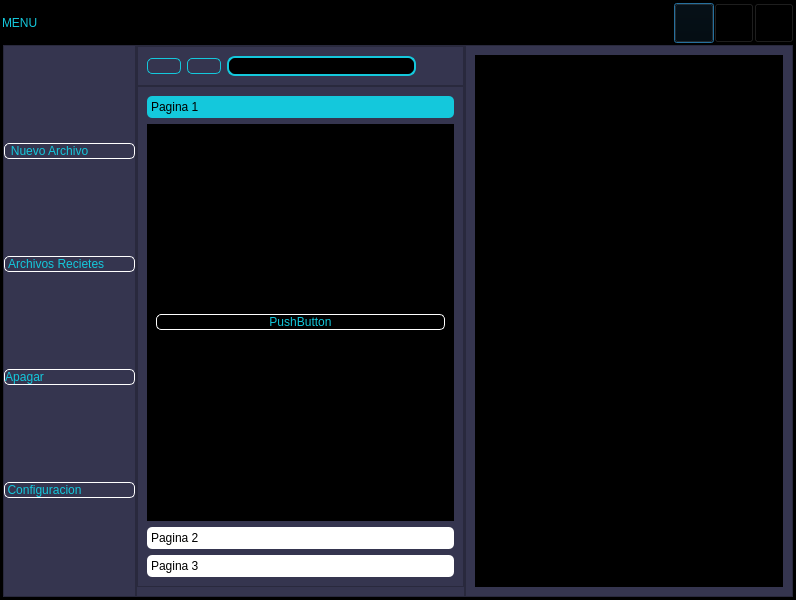
<?xml version="1.0" encoding="UTF-8"?>
<ui version="4.0">
 <class>Dialog</class>
 <widget class="QDialog" name="Dialog">
  <property name="geometry">
   <rect>
    <x>0</x>
    <y>0</y>
    <width>796</width>
    <height>600</height>
   </rect>
  </property>
  <property name="windowTitle">
   <string>Dialog</string>
  </property>
  <property name="layoutDirection">
   <enum>Qt::LeftToRight</enum>
  </property>
  <property name="styleSheet">
   <string notr="true">background-color: rgb(0, 0, 0);</string>
  </property>
  <layout class="QVBoxLayout" name="verticalLayout">
   <property name="spacing">
    <number>0</number>
   </property>
   <property name="leftMargin">
    <number>0</number>
   </property>
   <property name="topMargin">
    <number>0</number>
   </property>
   <property name="rightMargin">
    <number>0</number>
   </property>
   <property name="bottomMargin">
    <number>0</number>
   </property>
   <item>
    <widget class="QFrame" name="frame">
     <property name="frameShape">
      <enum>QFrame::StyledPanel</enum>
     </property>
     <property name="frameShadow">
      <enum>QFrame::Raised</enum>
     </property>
     <layout class="QVBoxLayout" name="verticalLayout_2" stretch="0,0">
      <property name="spacing">
       <number>0</number>
      </property>
      <property name="leftMargin">
       <number>0</number>
      </property>
      <property name="topMargin">
       <number>0</number>
      </property>
      <property name="rightMargin">
       <number>0</number>
      </property>
      <property name="bottomMargin">
       <number>0</number>
      </property>
      <item>
       <widget class="QFrame" name="frame_Superior">
        <property name="minimumSize">
         <size>
          <width>0</width>
          <height>42</height>
         </size>
        </property>
        <property name="maximumSize">
         <size>
          <width>16777215</width>
          <height>40</height>
         </size>
        </property>
        <property name="styleSheet">
         <string notr="true">
background-color: rgb(0, 0, 0);</string>
        </property>
        <property name="frameShape">
         <enum>QFrame::StyledPanel</enum>
        </property>
        <property name="frameShadow">
         <enum>QFrame::Raised</enum>
        </property>
        <layout class="QHBoxLayout" name="horizontalLayout">
         <property name="spacing">
          <number>0</number>
         </property>
         <property name="leftMargin">
          <number>0</number>
         </property>
         <property name="topMargin">
          <number>0</number>
         </property>
         <property name="rightMargin">
          <number>0</number>
         </property>
         <property name="bottomMargin">
          <number>0</number>
         </property>
         <item>
          <widget class="QLabel" name="Manu">
           <property name="styleSheet">
            <string notr="true">font: 87 12pt &quot;Arial Black &quot;;
color: rgb(20, 200, 220);</string>
           </property>
           <property name="text">
            <string>MENU</string>
           </property>
          </widget>
         </item>
         <item>
          <spacer name="horizontalSpacer">
           <property name="orientation">
            <enum>Qt::Horizontal</enum>
           </property>
           <property name="sizeHint" stdset="0">
            <size>
             <width>198</width>
             <height>17</height>
            </size>
           </property>
          </spacer>
         </item>
         <item>
          <widget class="QPushButton" name="btminimizar">
           <property name="minimumSize">
            <size>
             <width>40</width>
             <height>40</height>
            </size>
           </property>
           <property name="maximumSize">
            <size>
             <width>40</width>
             <height>16777215</height>
            </size>
           </property>
           <property name="styleSheet">
            <string notr="true"/>
           </property>
           <property name="text">
            <string/>
           </property>
           <property name="icon">
            <iconset>
             <normaloff>minimizar (1).png</normaloff>minimizar (1).png</iconset>
           </property>
           <property name="iconSize">
            <size>
             <width>38</width>
             <height>38</height>
            </size>
           </property>
          </widget>
         </item>
         <item>
          <widget class="QPushButton" name="btmaximizar">
           <property name="minimumSize">
            <size>
             <width>40</width>
             <height>40</height>
            </size>
           </property>
           <property name="styleSheet">
            <string notr="true"/>
           </property>
           <property name="text">
            <string/>
           </property>
           <property name="icon">
            <iconset>
             <normaloff>maximizar.png</normaloff>maximizar.png</iconset>
           </property>
           <property name="iconSize">
            <size>
             <width>38</width>
             <height>38</height>
            </size>
           </property>
          </widget>
         </item>
         <item>
          <widget class="QPushButton" name="btcerrar">
           <property name="minimumSize">
            <size>
             <width>40</width>
             <height>40</height>
            </size>
           </property>
           <property name="styleSheet">
            <string notr="true"/>
           </property>
           <property name="text">
            <string/>
           </property>
           <property name="icon">
            <iconset>
             <normaloff>Cierre.png</normaloff>Cierre.png</iconset>
           </property>
           <property name="iconSize">
            <size>
             <width>38</width>
             <height>38</height>
            </size>
           </property>
          </widget>
         </item>
        </layout>
       </widget>
      </item>
      <item>
       <widget class="QFrame" name="frame_inferior">
        <property name="frameShape">
         <enum>QFrame::StyledPanel</enum>
        </property>
        <property name="frameShadow">
         <enum>QFrame::Raised</enum>
        </property>
        <layout class="QHBoxLayout" name="horizontalLayout_2">
         <property name="spacing">
          <number>0</number>
         </property>
         <property name="leftMargin">
          <number>0</number>
         </property>
         <property name="topMargin">
          <number>0</number>
         </property>
         <property name="rightMargin">
          <number>0</number>
         </property>
         <property name="bottomMargin">
          <number>0</number>
         </property>
         <item>
          <widget class="QFrame" name="frame_2">
           <property name="frameShape">
            <enum>QFrame::StyledPanel</enum>
           </property>
           <property name="frameShadow">
            <enum>QFrame::Raised</enum>
           </property>
           <layout class="QHBoxLayout" name="horizontalLayout_3">
            <property name="spacing">
             <number>0</number>
            </property>
            <property name="leftMargin">
             <number>0</number>
            </property>
            <property name="topMargin">
             <number>0</number>
            </property>
            <property name="rightMargin">
             <number>0</number>
            </property>
            <property name="bottomMargin">
             <number>0</number>
            </property>
            <item>
             <widget class="QFrame" name="frame_3">
              <property name="maximumSize">
               <size>
                <width>300</width>
                <height>16777215</height>
               </size>
              </property>
              <property name="styleSheet">
               <string notr="true">QFrame{
background-color: rgb(53, 53, 79);
}


QPushButton{
font: 87 12pt &quot;Arial Black&quot;;
background-color: #000000ff;
color: rgb(20, 200, 220);
border-radius:5px;
border:1px solid white;


}


QPushButton:hover{
background-color:black;
}</string>
              </property>
              <property name="frameShape">
               <enum>QFrame::StyledPanel</enum>
              </property>
              <property name="frameShadow">
               <enum>QFrame::Raised</enum>
              </property>
              <layout class="QVBoxLayout" name="verticalLayout_4">
               <property name="spacing">
                <number>0</number>
               </property>
               <property name="leftMargin">
                <number>0</number>
               </property>
               <property name="topMargin">
                <number>0</number>
               </property>
               <property name="rightMargin">
                <number>0</number>
               </property>
               <property name="bottomMargin">
                <number>0</number>
               </property>
               <item>
                <widget class="QPushButton" name="bt1">
                 <property name="layoutDirection">
                  <enum>Qt::RightToLeft</enum>
                 </property>
                 <property name="text">
                  <string>Nuevo Archivo            </string>
                 </property>
                 <property name="icon">
                  <iconset>
                   <normaloff>archivo-nuevo.png</normaloff>archivo-nuevo.png</iconset>
                 </property>
                 <property name="iconSize">
                  <size>
                   <width>32</width>
                   <height>32</height>
                  </size>
                 </property>
                </widget>
               </item>
               <item>
                <widget class="QPushButton" name="bt2">
                 <property name="layoutDirection">
                  <enum>Qt::RightToLeft</enum>
                 </property>
                 <property name="text">
                  <string>Archivos Recietes        </string>
                 </property>
                 <property name="icon">
                  <iconset>
                   <normaloff>reciente.png</normaloff>reciente.png</iconset>
                 </property>
                 <property name="iconSize">
                  <size>
                   <width>32</width>
                   <height>32</height>
                  </size>
                 </property>
                </widget>
               </item>
               <item>
                <widget class="QPushButton" name="bt3">
                 <property name="layoutDirection">
                  <enum>Qt::RightToLeft</enum>
                 </property>
                 <property name="text">
                  <string>Apagar                           </string>
                 </property>
                 <property name="icon">
                  <iconset>
                   <normaloff>cambiar.png</normaloff>cambiar.png</iconset>
                 </property>
                 <property name="iconSize">
                  <size>
                   <width>32</width>
                   <height>32</height>
                  </size>
                 </property>
                </widget>
               </item>
               <item>
                <widget class="QPushButton" name="bt4">
                 <property name="layoutDirection">
                  <enum>Qt::RightToLeft</enum>
                 </property>
                 <property name="text">
                  <string>Configuracion               </string>
                 </property>
                 <property name="icon">
                  <iconset>
                   <normaloff>ajuste.png</normaloff>ajuste.png</iconset>
                 </property>
                 <property name="iconSize">
                  <size>
                   <width>32</width>
                   <height>32</height>
                  </size>
                 </property>
                </widget>
               </item>
              </layout>
             </widget>
            </item>
            <item>
             <widget class="QFrame" name="frame_5">
              <property name="styleSheet">
               <string notr="true">QFrame{
background-color: rgb(53, 53, 79);
}


QPushButton{
font: 87 12pt &quot;Arial Black&quot;;
background-color: #000000ff;
color: rgb(20, 200, 220);
border-radius:5px;
border:1px solid white;


}


QPushButton:hover{
background-color:black;
}
</string>
              </property>
              <property name="frameShape">
               <enum>QFrame::StyledPanel</enum>
              </property>
              <property name="frameShadow">
               <enum>QFrame::Raised</enum>
              </property>
              <layout class="QVBoxLayout" name="verticalLayout_3">
               <property name="spacing">
                <number>0</number>
               </property>
               <property name="leftMargin">
                <number>0</number>
               </property>
               <property name="topMargin">
                <number>0</number>
               </property>
               <property name="rightMargin">
                <number>0</number>
               </property>
               <item>
                <widget class="QFrame" name="frame_6">
                 <property name="styleSheet">
                  <string notr="true">QFrame{
background-color: rgb(53, 53, 79);
}


QPushButton{
font: 87 12pt &quot;Arial Black&quot;;
background-color: #000000ff;
color: rgb(20, 200, 220);
border-radius:5px;
border:1px solid #14C8DC;


}


QPushButton:hover{
background-color:black;
}</string>
                 </property>
                 <property name="frameShape">
                  <enum>QFrame::StyledPanel</enum>
                 </property>
                 <property name="frameShadow">
                  <enum>QFrame::Raised</enum>
                 </property>
                 <layout class="QHBoxLayout" name="horizontalLayout_4">
                  <item>
                   <widget class="QPushButton" name="btmenu1">
                    <property name="text">
                     <string/>
                    </property>
                    <property name="icon">
                     <iconset>
                      <normaloff>flecha-izquierda.png</normaloff>flecha-izquierda.png</iconset>
                    </property>
                    <property name="iconSize">
                     <size>
                      <width>32</width>
                      <height>32</height>
                     </size>
                    </property>
                   </widget>
                  </item>
                  <item>
                   <widget class="QPushButton" name="brmenu2">
                    <property name="text">
                     <string/>
                    </property>
                    <property name="icon">
                     <iconset>
                      <normaloff>flecha-correcta.png</normaloff>flecha-correcta.png</iconset>
                    </property>
                    <property name="iconSize">
                     <size>
                      <width>32</width>
                      <height>32</height>
                     </size>
                    </property>
                   </widget>
                  </item>
                  <item>
                   <widget class="QLineEdit" name="lineEdit">
                    <property name="styleSheet">
                     <string notr="true">QLineEdit{

border:2px solid #14c8dc;
border-radius:8px;
color: rgb(255, 255, 255);
background-color: rgb(0, 0, 0);
font: 75 12pt &quot;Times New Roman&quot;;

}</string>
                    </property>
                   </widget>
                  </item>
                  <item>
                   <widget class="QPushButton" name="pushButton_10">
                    <property name="styleSheet">
                     <string notr="true">QFrame{
background-color: rgb(53, 53, 79);
}


QPushButton{
font: 87 12pt &quot;Arial Black&quot;;
background-color: #000000ff;
color: rgb(20, 200, 220);
border-radius:5px;
border:0px solid #14C8DC;


}


QPushButton:hover{
background-color:black;
}</string>
                    </property>
                    <property name="text">
                     <string/>
                    </property>
                    <property name="icon">
                     <iconset>
                      <normaloff>lupa.png</normaloff>lupa.png</iconset>
                    </property>
                    <property name="iconSize">
                     <size>
                      <width>32</width>
                      <height>32</height>
                     </size>
                    </property>
                   </widget>
                  </item>
                 </layout>
                </widget>
               </item>
               <item>
                <widget class="QFrame" name="frame_7">
                 <property name="frameShape">
                  <enum>QFrame::StyledPanel</enum>
                 </property>
                 <property name="frameShadow">
                  <enum>QFrame::Raised</enum>
                 </property>
                 <layout class="QVBoxLayout" name="verticalLayout_6">
                  <item>
                   <widget class="QToolBox" name="toolBox">
                    <property name="styleSheet">
                     <string notr="true">QToolBox::tab{
	background-color: rgb(255, 255, 255);
	border-radius: 5px;
	color: rgb(0, 0, 0);
	font: 75 8pt &quot;MS Shell Dig 2&quot;;
}

QToolBox::tab:selected{
	background-color: rgb(20, 200, 220);
	font: 75 12pt &quot;MS Shell Dig 2&quot;;
	color: rgb(0, 0, 0);

}</string>
                    </property>
                    <property name="currentIndex">
                     <number>0</number>
                    </property>
                    <widget class="QWidget" name="page">
                     <property name="geometry">
                      <rect>
                       <x>0</x>
                       <y>0</y>
                       <width>257</width>
                       <height>377</height>
                      </rect>
                     </property>
                     <attribute name="icon">
                      <iconset>
                       <normaloff>Paginas.png</normaloff>Paginas.png</iconset>
                     </attribute>
                     <attribute name="label">
                      <string>Pagina 1</string>
                     </attribute>
                     <layout class="QVBoxLayout" name="verticalLayout_7">
                      <item>
                       <widget class="QPushButton" name="pushButton">
                        <property name="text">
                         <string>PushButton</string>
                        </property>
                       </widget>
                      </item>
                     </layout>
                    </widget>
                    <widget class="QWidget" name="page_5">
                     <property name="geometry">
                      <rect>
                       <x>0</x>
                       <y>0</y>
                       <width>257</width>
                       <height>377</height>
                      </rect>
                     </property>
                     <attribute name="icon">
                      <iconset>
                       <normaloff>Paginas.png</normaloff>Paginas.png</iconset>
                     </attribute>
                     <attribute name="label">
                      <string>Pagina 2</string>
                     </attribute>
                     <layout class="QVBoxLayout" name="verticalLayout_8">
                      <item>
                       <widget class="QPushButton" name="pushButton_2">
                        <property name="text">
                         <string>PushButton</string>
                        </property>
                       </widget>
                      </item>
                     </layout>
                    </widget>
                    <widget class="QWidget" name="page_2">
                     <property name="geometry">
                      <rect>
                       <x>0</x>
                       <y>0</y>
                       <width>257</width>
                       <height>377</height>
                      </rect>
                     </property>
                     <attribute name="icon">
                      <iconset>
                       <normaloff>Paginas.png</normaloff>Paginas.png</iconset>
                     </attribute>
                     <attribute name="label">
                      <string>Pagina 3</string>
                     </attribute>
                     <layout class="QVBoxLayout" name="verticalLayout_9">
                      <item>
                       <widget class="QPushButton" name="pushButton_3">
                        <property name="text">
                         <string>PushButton</string>
                        </property>
                       </widget>
                      </item>
                     </layout>
                    </widget>
                   </widget>
                  </item>
                 </layout>
                </widget>
               </item>
              </layout>
             </widget>
            </item>
            <item>
             <widget class="QFrame" name="frame_Paginas">
              <property name="styleSheet">
               <string notr="true">QFrame{
background-color: rgb(53, 53, 79);
}

QLabel{
font:87 12pt &quot;Arial Black&quot;;
background-color: #000000ff;
color: rgb(20, 200, 220);
border:0px solid #14C8DC;

}</string>
              </property>
              <property name="frameShape">
               <enum>QFrame::StyledPanel</enum>
              </property>
              <property name="frameShadow">
               <enum>QFrame::Raised</enum>
              </property>
              <layout class="QVBoxLayout" name="verticalLayout_5">
               <item>
                <widget class="QStackedWidget" name="stackedWidget">
                 <property name="maximumSize">
                  <size>
                   <width>16777215</width>
                   <height>16777215</height>
                  </size>
                 </property>
                 <widget class="QWidget" name="page_uno">
                  <widget class="QLabel" name="label">
                   <property name="geometry">
                    <rect>
                     <x>90</x>
                     <y>210</y>
                     <width>91</width>
                     <height>101</height>
                    </rect>
                   </property>
                   <property name="text">
                    <string/>
                   </property>
                   <property name="pixmap">
                    <pixmap>archivo-nuevo.png</pixmap>
                   </property>
                   <property name="scaledContents">
                    <bool>true</bool>
                   </property>
                  </widget>
                 </widget>
                 <widget class="QWidget" name="page_dos">
                  <widget class="QLabel" name="label_2">
                   <property name="geometry">
                    <rect>
                     <x>90</x>
                     <y>210</y>
                     <width>91</width>
                     <height>101</height>
                    </rect>
                   </property>
                   <property name="text">
                    <string/>
                   </property>
                   <property name="pixmap">
                    <pixmap>reciente.png</pixmap>
                   </property>
                   <property name="scaledContents">
                    <bool>true</bool>
                   </property>
                  </widget>
                 </widget>
                 <widget class="QWidget" name="page_tres">
                  <widget class="QLabel" name="label_3">
                   <property name="geometry">
                    <rect>
                     <x>110</x>
                     <y>230</y>
                     <width>61</width>
                     <height>61</height>
                    </rect>
                   </property>
                   <property name="text">
                    <string/>
                   </property>
                   <property name="pixmap">
                    <pixmap>cambiar.png</pixmap>
                   </property>
                   <property name="scaledContents">
                    <bool>true</bool>
                   </property>
                  </widget>
                 </widget>
                 <widget class="QWidget" name="page_cuatro">
                  <widget class="QLabel" name="label_4">
                   <property name="geometry">
                    <rect>
                     <x>90</x>
                     <y>210</y>
                     <width>91</width>
                     <height>91</height>
                    </rect>
                   </property>
                   <property name="text">
                    <string/>
                   </property>
                   <property name="pixmap">
                    <pixmap>ajuste.png</pixmap>
                   </property>
                   <property name="scaledContents">
                    <bool>true</bool>
                   </property>
                  </widget>
                 </widget>
                </widget>
               </item>
              </layout>
             </widget>
            </item>
           </layout>
          </widget>
         </item>
        </layout>
       </widget>
      </item>
     </layout>
    </widget>
   </item>
  </layout>
 </widget>
 <resources/>
 <connections/>
</ui>
